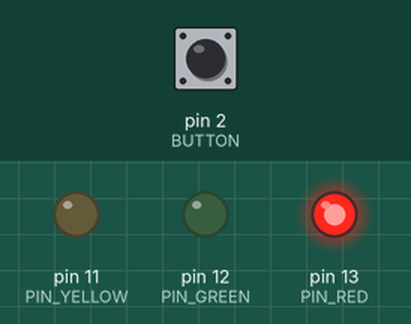
A sketch run on a simulated Arduino Uno, built with avr-gcc and run on an emulated ATmega328P. Parts: output pins drawn as LEDs (lit = HIGH). The inputs (shaded band) are chosen by the test bench; at power-on: pin 2 (BUTTON) LOW.

Above: at 5.0 s.
At 17.0 s:
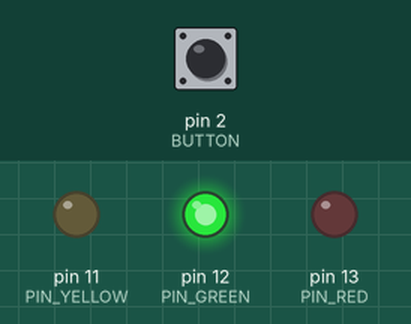
At 26.0 s:
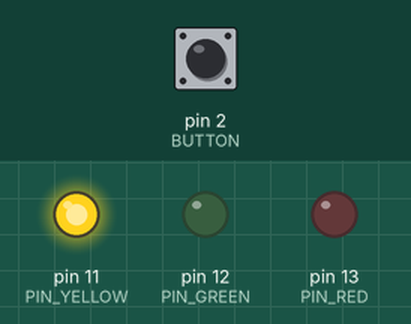
Timing chart, 0 to 36.4 s (numbered marks = the images above):
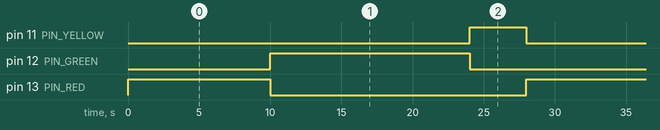

The sketch:

Desafio.ino
```cpp
// Define os pinos utilizados para os LEDs do semáforo e o botão de pedestre
#define PIN_RED 13
#define PIN_GREEN 12
#define PIN_YELLOW 11
#define BUTTON 2

// Tempo total do ciclo do semáforo em milissegundos (14 segundos)
unsigned long SEMAPHORE_TIME = 14000;

void setup(){
  // Configura os pinos como saídas (para os LEDs) ou entradas (para o botão)
  pinMode(PIN_RED, OUTPUT);
  pinMode(PIN_GREEN, OUTPUT);
  pinMode(PIN_YELLOW, OUTPUT);
  pinMode(BUTTON, INPUT);
}

void loop(){
  // Lê o estado do botão (pressionado ou não)
  int BUTTON_SITUATION = digitalRead(BUTTON);

  // Liga o LED vermelho
  digitalWrite(PIN_RED, HIGH);
  // Aguarda 10 segundos
  delay(10000);
  // Desliga o LED vermelho
  digitalWrite(PIN_RED, LOW);
  // Liga o LED verde
  digitalWrite(PIN_GREEN, HIGH);

  // Obtém o tempo atual em milissegundos
  unsigned long REAL_TIME = millis();

  // Enquanto o tempo decorrido for menor que o tempo total do semáforo
  // e o botão não estiver pressionado, continua verificando o estado do botão
  while((millis() - REAL_TIME < SEMAPHORE_TIME) && (BUTTON_SITUATION != HIGH)){
    BUTTON_SITUATION = digitalRead(BUTTON);
    delay(50);
  }

  // Se o botão for pressionado durante o ciclo do semáforo
  if(BUTTON_SITUATION == HIGH){
    // Calcula o tempo restante do ciclo do semáforo para ajustar o tempo de espera
    unsigned long REMAINING_TIME = (SEMAPHORE_TIME - (millis() - REAL_TIME)) / 2;
    // Aguarda o tempo restante
    delay(REMAINING_TIME);
  }

  // Desliga o LED verde
  digitalWrite(PIN_GREEN, LOW);
  // Liga o LED amarelo
  digitalWrite(PIN_YELLOW, HIGH);
  // Aguarda 4 segundos
  delay(4000);
  // Desliga o LED amarelo
  digitalWrite(PIN_YELLOW, LOW);
}
```

Measured:
- by itself, pin 11 (PIN_YELLOW): alternates HIGH for 4.0 s and LOW for 24.0 s
- by itself, pin 12 (PIN_GREEN): alternates HIGH for 14.0 s and LOW for 14.0 s
- by itself, pin 13 (PIN_RED): alternates HIGH for 10.0 s and LOW for 18.0 s
